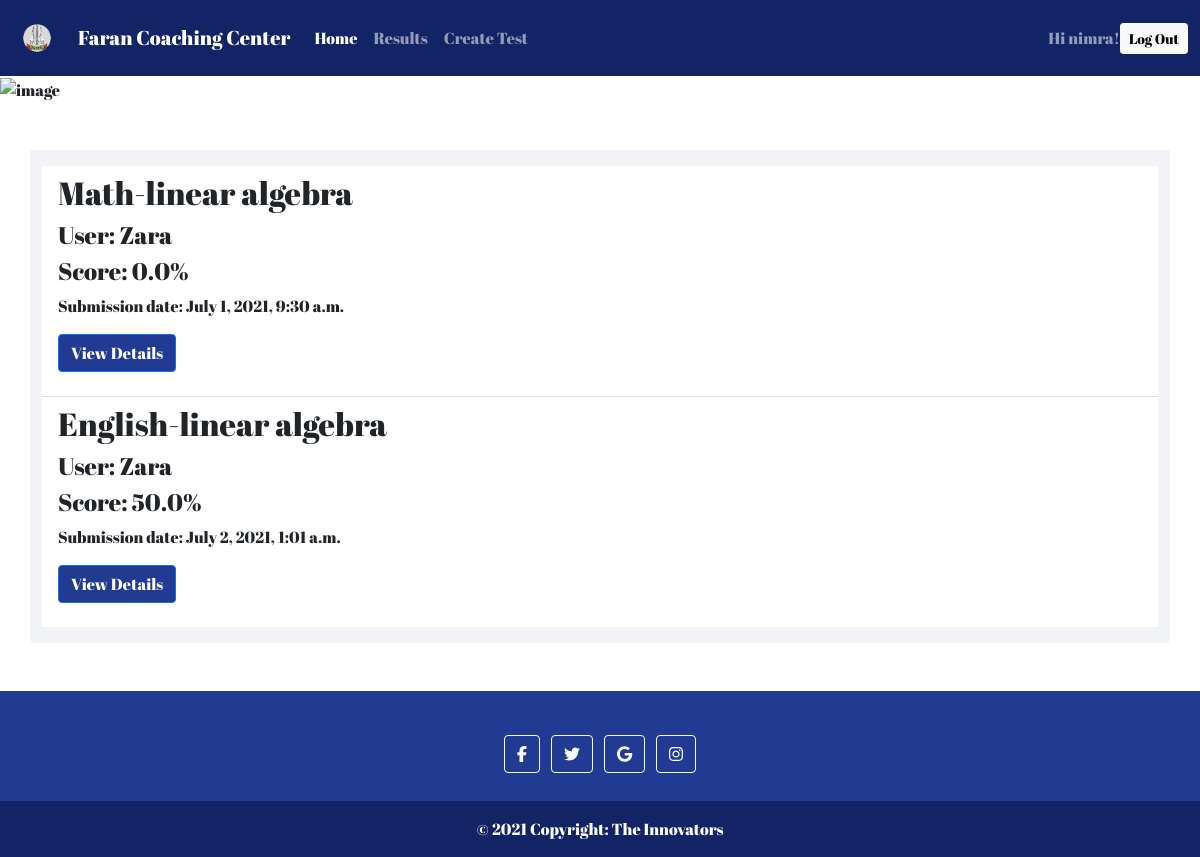
Page /results (signed in) on the earlier database version.
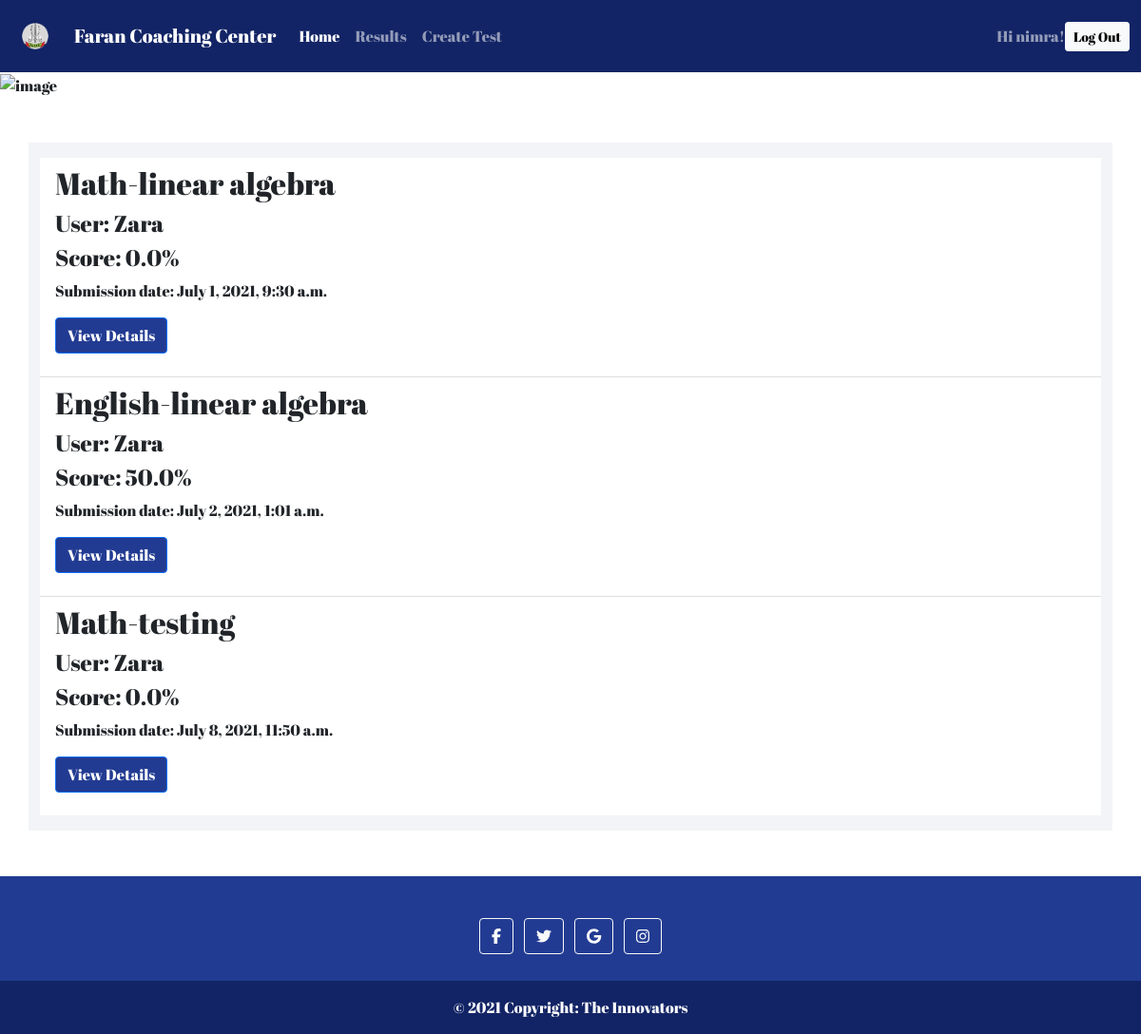
Same page on the later database version.
### results/models.py (models this page shows, shortened)
class Result(models.Model):
    test_name = models.ForeignKey(Test, on_delete=models.CASCADE)
    user = models.ForeignKey(User, on_delete=models.CASCADE)
    submitted_date_time = models.DateTimeField(auto_now=False, auto_now_add=False, default=timezone.now)
    score = models.FloatField()

### mcqs/models.py (models this page shows, shortened)
class Test(models.Model):
    name = models.CharField(max_length=120)
    topic = models.CharField(max_length=500)
    number_of_questions = models.IntegerField()
    time = models.IntegerField()
    passing_score = models.IntegerField()
    created_by = models.ForeignKey(User, on_delete=models.CASCADE)
    created_date_time = models.DateTimeField(auto_now=False, auto_now_add=False, default=timezone.now)
    def __str__(self):
        return f"{self.name}-{self.topic}"

### mcqs/views.py (the view)
# urls.py: path('results', views.ResultListView.as_view(), name='result-view'),
class ResultListView(UserPassesTestMixin,ListView):
    model = Result
    template_name = 'mcqs/result.html'
    def test_func(self):
       return self.request.user.is_superuser

### mcqs/templates/mcqs/result.html (shortened to what this page needs)
{% extends "base.html" %}
{% load static %}
{% block content %}
<div class="container mt-5 mb-5 pt-3 pb-3" style="background-color: #F3F4F7;">
<div class="list-group list-group-flush">
  {% if not object_list %}
  <h4>No result found</h4>
  {% else %}
  {% for obj in object_list %}
  <div class="list-group-item">
    <h2>{{obj.test_name}}</h2>
    <h4>User: {{obj.user}}</h4>
    <h4>Score: {{obj.score}}%</h4>
    <p>Submission date: {{obj.submitted_date_time}}</p>
    <a href="{% url 'mcqs:steudent_result_view' user_name=obj.user test_name=obj.test_name %}" class="btn btn-primary mb-3">View Details</a>
    <br>
  </div>
  {% endfor %}
  {% endif %}
</div>
</div>
{% endblock content %}

Differences in the rows shown:
added Result: test_name "Math-testing", user "Zara", score "0.0", submitted_date_time "July 8, 2021, 11:50 a.m."
